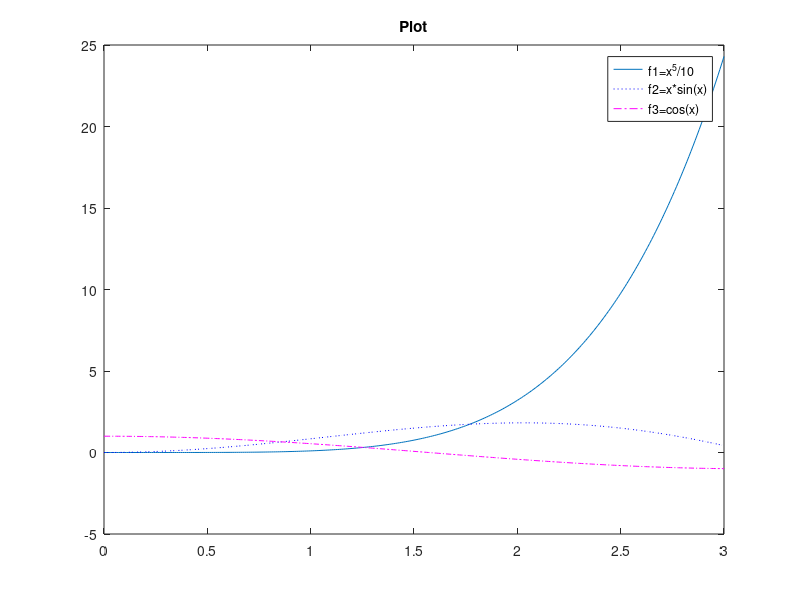

Source code (MATLAB):
x=0:0.01:3
f1=x.^5/10
f2=x.*sin(x)
f3=cos(x)
plot(x,f1,x,f2,':b',x,f3,'-.m')
title('Plot')
legend('f1=x^5/10','f2=x*sin(x)','f3=cos(x)')